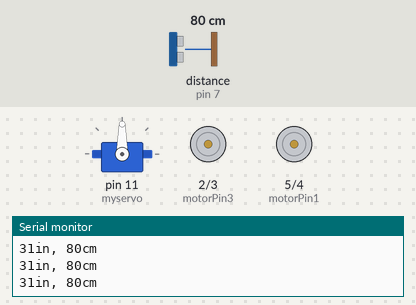
A sketch run on a simulated Arduino Uno, built with avr-gcc and run on an emulated ATmega328P. Parts: servo, motor-driver pin pairs drawn as motors (green arrow = first pin HIGH = forward, orange = second pin HIGH = backward, longer = more drive), the last lines printed to the serial monitor. Wiring (inferred from the names in the program): ultrasonic range finder: trigger pin 7; echo pin 7. The test bench sets the inputs (shaded band); at power-on: distance to the obstacle (sensor on pin 7) 80 cm. The echo pulse lasts 58.3 µs per cm.

Above: at 6.2 s.
6.3 s: distance to the obstacle (sensor on pin 7) set to 34 cm
At 8.4 s:
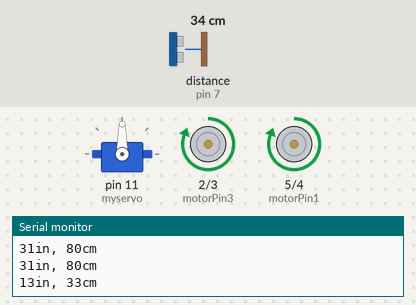
9.4 s: distance to the obstacle (sensor on pin 7) set to 28 cm
At 11.9 s:
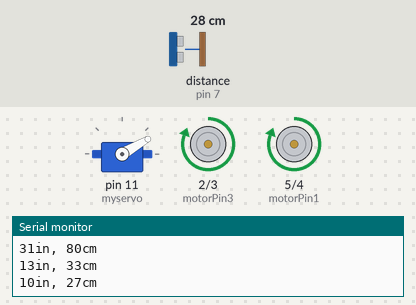
12.5 s: distance to the obstacle (sensor on pin 7) set to 35 cm
At 17.1 s:
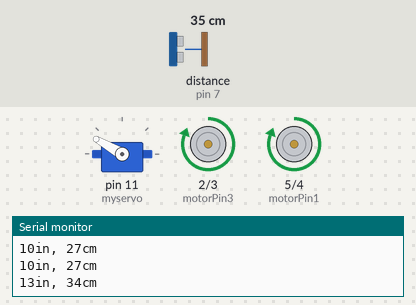
Timing chart, 0 to 25.1 s (numbered marks = the images above; inputs shaded):
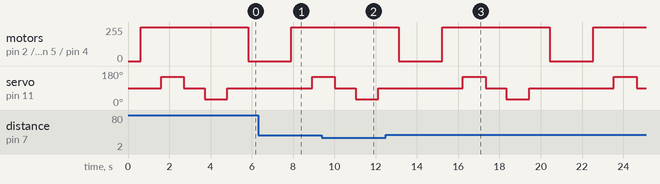

The sketch:

rotating_head_obstacle_avoiding_robot.ino
```cpp
#include <Servo.h>                                  //includes the servo library
#include <NewPing.h>
int pingPin = 7;
int motorPin1 = 5;
int motorPin2 = 4;
int motorPin3 = 2;
int motorPin4 = 3;
int servoPin = 11;
int object = 30;
int maxdist = 300;
long cm,inches,duration;
int leftdist = 0;
int rightdist = 0;
void halt();
void forward();
void lookleft();
void lookright();
void turnleft();
void turnright();
long readsensor();
void findroute();
Servo myservo;
void setup()
{
  // put your setup code here, to run once:
  Serial.begin(9600);
  myservo.attach(11);
 pinMode(motorPin1,OUTPUT);
 pinMode(motorPin2,OUTPUT);
 pinMode(motorPin3,OUTPUT);
 pinMode(motorPin4,OUTPUT);
 myservo.write(90);
 delay(500);
  }

void loop()
{
  // put your main code here, to run repeatedly:

readsensor();
if((cm>object)|| (cm==0))
forward();
if((cm>object)&&(cm<maxdist))
 {
  lookleft();
  lookright();
  findroute();
 }
 else
 {
 forward();
 }
}
long readsensor()
{
 pinMode(pingPin, OUTPUT);
  digitalWrite(pingPin, LOW);
  delayMicroseconds(2);
  digitalWrite(pingPin, HIGH);
  delayMicroseconds(10);
  digitalWrite(pingPin, LOW);

  // The same pin is used to read the signal from the PING))): a HIGH pulse
  // whose duration is the time (in microseconds) from the sending of the ping
  // to the reception of its echo off of an object.
  pinMode(pingPin, INPUT);
  duration = pulseIn(pingPin, HIGH);

  // convert the time into a distance
  inches = microsecondsToInches(duration);
  cm = microsecondsToCentimeters(duration);

  Serial.print(inches);
  Serial.print("in, ");
  Serial.print(cm);
  Serial.print("cm");
  Serial.println();

  delay(100);
}

long microsecondsToInches(long microseconds) {
  // According to Parallax's datasheet for the PING))), there are 73.746
  // microseconds per inch (i.e. sound travels at 1130 feet per second).
  // This gives the distance travelled by the ping, outbound and return,
  // so we divide by 2 to get the distance of the obstacle.
  // See: http://www.parallax.com/dl/docs/prod/acc/28015-PING-v1.3.pdf
  return microseconds / 74 / 2;
}

long microsecondsToCentimeters(long microseconds) {
  // The speed of sound is 340 m/s or 29 microseconds per centimeter.
  // The ping travels out and back, so to find the distance of the object we
  // take half of the distance travelled.
  return microseconds / 29 / 2;
}
void lookleft() {
 myservo.write(150);
 delay(1000);                                //wait for the servo to get there
 leftdist = readsensor();
 myservo.write(90);
 delay(1000);
 //wait for the servo to get there
 return;
}

void lookright () {
 myservo.write(30);
 delay(1000);                           //wait for the servo to get there
 rightdist = readsensor();
 myservo.write(90);
 delay(1000);                        //wait for the servo to get there
 return;
}
void forward()
{
  digitalWrite(motorPin1,HIGH );
  digitalWrite(motorPin2,LOW);
  digitalWrite(motorPin3,HIGH);
  digitalWrite(motorPin4,LOW);
  delay(1000);
  return;
}
void halt () {
 digitalWrite(motorPin1,LOW);
 digitalWrite(motorPin2,LOW);
 digitalWrite(motorPin3,LOW);
 digitalWrite(motorPin4,LOW);
 delay(2000);//wait after stopping
 return;
}
void turnleft ()
{
 digitalWrite(motorPin1,HIGH);       //use the combination which works for you
 digitalWrite(motorPin2,LOW);      //right motor rotates forward and left motor backward
 digitalWrite(motorPin3,LOW);
 digitalWrite(motorPin4,HIGH);
 delay(2000);
 return;
}
void turnright () {
 digitalWrite(motorPin1,LOW);       //use the combination which works for you
 digitalWrite(motorPin2,HIGH);    //left motor rotates forward and right motor backward
 digitalWrite(motorPin3,HIGH);
 digitalWrite(motorPin4,LOW);
 delay(500);
 return;
}
void findroute()
{
  if(leftdist<rightdist)
  {
  turnright();
  forward();
  }
  else if(leftdist>rightdist)
  {
    turnleft();
    forward();
  }

  else
  halt();
}
```

Measured:
- the behaviour switches between 32 and 31 cm on distance to the obstacle (sensor on pin 7) (found by bisection; images 1 and 2)
- after the input at 12.5 s, servo on pin 11 (myservo): 90° → 150° after 3.7 s, → 90° 1.1 s later, → 30° 1.0 s later, → 90° 1.1 s later, … (6 changes in this stretch)
- by itself, motor on pin 2 (motorPin3) / pin 3 (motorPin4), motor on pin 5 (motorPin1) / pin 4 (motorPin2): alternates forward 255/255 for 5.2 s and stopped for 2.1 s
